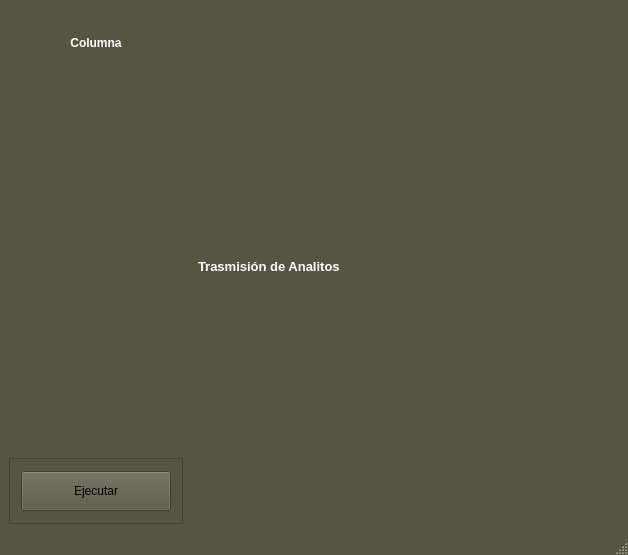
<?xml version="1.0" encoding="UTF-8"?>
<ui version="4.0">
 <class>TrasmissionWindow</class>
 <widget class="QMainWindow" name="TrasmissionWindow">
  <property name="geometry">
   <rect>
    <x>0</x>
    <y>0</y>
    <width>628</width>
    <height>555</height>
   </rect>
  </property>
  <property name="palette">
   <palette>
    <active>
     <colorrole role="WindowText">
      <brush brushstyle="SolidPattern">
       <color alpha="255">
        <red>255</red>
        <green>255</green>
        <blue>255</blue>
       </color>
      </brush>
     </colorrole>
     <colorrole role="Button">
      <brush brushstyle="SolidPattern">
       <color alpha="255">
        <red>85</red>
        <green>85</green>
        <blue>65</blue>
       </color>
      </brush>
     </colorrole>
     <colorrole role="Light">
      <brush brushstyle="SolidPattern">
       <color alpha="255">
        <red>127</red>
        <green>127</green>
        <blue>97</blue>
       </color>
      </brush>
     </colorrole>
     <colorrole role="Midlight">
      <brush brushstyle="SolidPattern">
       <color alpha="255">
        <red>106</red>
        <green>106</green>
        <blue>81</blue>
       </color>
      </brush>
     </colorrole>
     <colorrole role="Dark">
      <brush brushstyle="SolidPattern">
       <color alpha="255">
        <red>42</red>
        <green>42</green>
        <blue>32</blue>
       </color>
      </brush>
     </colorrole>
     <colorrole role="Mid">
      <brush brushstyle="SolidPattern">
       <color alpha="255">
        <red>56</red>
        <green>56</green>
        <blue>43</blue>
       </color>
      </brush>
     </colorrole>
     <colorrole role="Text">
      <brush brushstyle="SolidPattern">
       <color alpha="255">
        <red>255</red>
        <green>255</green>
        <blue>255</blue>
       </color>
      </brush>
     </colorrole>
     <colorrole role="BrightText">
      <brush brushstyle="SolidPattern">
       <color alpha="255">
        <red>255</red>
        <green>255</green>
        <blue>255</blue>
       </color>
      </brush>
     </colorrole>
     <colorrole role="ButtonText">
      <brush brushstyle="SolidPattern">
       <color alpha="255">
        <red>255</red>
        <green>255</green>
        <blue>255</blue>
       </color>
      </brush>
     </colorrole>
     <colorrole role="Base">
      <brush brushstyle="SolidPattern">
       <color alpha="255">
        <red>0</red>
        <green>0</green>
        <blue>0</blue>
       </color>
      </brush>
     </colorrole>
     <colorrole role="Window">
      <brush brushstyle="SolidPattern">
       <color alpha="255">
        <red>85</red>
        <green>85</green>
        <blue>65</blue>
       </color>
      </brush>
     </colorrole>
     <colorrole role="Shadow">
      <brush brushstyle="SolidPattern">
       <color alpha="255">
        <red>0</red>
        <green>0</green>
        <blue>0</blue>
       </color>
      </brush>
     </colorrole>
     <colorrole role="AlternateBase">
      <brush brushstyle="SolidPattern">
       <color alpha="255">
        <red>42</red>
        <green>42</green>
        <blue>32</blue>
       </color>
      </brush>
     </colorrole>
     <colorrole role="ToolTipBase">
      <brush brushstyle="SolidPattern">
       <color alpha="255">
        <red>255</red>
        <green>255</green>
        <blue>220</blue>
       </color>
      </brush>
     </colorrole>
     <colorrole role="ToolTipText">
      <brush brushstyle="SolidPattern">
       <color alpha="255">
        <red>0</red>
        <green>0</green>
        <blue>0</blue>
       </color>
      </brush>
     </colorrole>
    </active>
    <inactive>
     <colorrole role="WindowText">
      <brush brushstyle="SolidPattern">
       <color alpha="255">
        <red>255</red>
        <green>255</green>
        <blue>255</blue>
       </color>
      </brush>
     </colorrole>
     <colorrole role="Button">
      <brush brushstyle="SolidPattern">
       <color alpha="255">
        <red>85</red>
        <green>85</green>
        <blue>65</blue>
       </color>
      </brush>
     </colorrole>
     <colorrole role="Light">
      <brush brushstyle="SolidPattern">
       <color alpha="255">
        <red>127</red>
        <green>127</green>
        <blue>97</blue>
       </color>
      </brush>
     </colorrole>
     <colorrole role="Midlight">
      <brush brushstyle="SolidPattern">
       <color alpha="255">
        <red>106</red>
        <green>106</green>
        <blue>81</blue>
       </color>
      </brush>
     </colorrole>
     <colorrole role="Dark">
      <brush brushstyle="SolidPattern">
       <color alpha="255">
        <red>42</red>
        <green>42</green>
        <blue>32</blue>
       </color>
      </brush>
     </colorrole>
     <colorrole role="Mid">
      <brush brushstyle="SolidPattern">
       <color alpha="255">
        <red>56</red>
        <green>56</green>
        <blue>43</blue>
       </color>
      </brush>
     </colorrole>
     <colorrole role="Text">
      <brush brushstyle="SolidPattern">
       <color alpha="255">
        <red>255</red>
        <green>255</green>
        <blue>255</blue>
       </color>
      </brush>
     </colorrole>
     <colorrole role="BrightText">
      <brush brushstyle="SolidPattern">
       <color alpha="255">
        <red>255</red>
        <green>255</green>
        <blue>255</blue>
       </color>
      </brush>
     </colorrole>
     <colorrole role="ButtonText">
      <brush brushstyle="SolidPattern">
       <color alpha="255">
        <red>255</red>
        <green>255</green>
        <blue>255</blue>
       </color>
      </brush>
     </colorrole>
     <colorrole role="Base">
      <brush brushstyle="SolidPattern">
       <color alpha="255">
        <red>0</red>
        <green>0</green>
        <blue>0</blue>
       </color>
      </brush>
     </colorrole>
     <colorrole role="Window">
      <brush brushstyle="SolidPattern">
       <color alpha="255">
        <red>85</red>
        <green>85</green>
        <blue>65</blue>
       </color>
      </brush>
     </colorrole>
     <colorrole role="Shadow">
      <brush brushstyle="SolidPattern">
       <color alpha="255">
        <red>0</red>
        <green>0</green>
        <blue>0</blue>
       </color>
      </brush>
     </colorrole>
     <colorrole role="AlternateBase">
      <brush brushstyle="SolidPattern">
       <color alpha="255">
        <red>42</red>
        <green>42</green>
        <blue>32</blue>
       </color>
      </brush>
     </colorrole>
     <colorrole role="ToolTipBase">
      <brush brushstyle="SolidPattern">
       <color alpha="255">
        <red>255</red>
        <green>255</green>
        <blue>220</blue>
       </color>
      </brush>
     </colorrole>
     <colorrole role="ToolTipText">
      <brush brushstyle="SolidPattern">
       <color alpha="255">
        <red>0</red>
        <green>0</green>
        <blue>0</blue>
       </color>
      </brush>
     </colorrole>
    </inactive>
    <disabled>
     <colorrole role="WindowText">
      <brush brushstyle="SolidPattern">
       <color alpha="255">
        <red>42</red>
        <green>42</green>
        <blue>32</blue>
       </color>
      </brush>
     </colorrole>
     <colorrole role="Button">
      <brush brushstyle="SolidPattern">
       <color alpha="255">
        <red>85</red>
        <green>85</green>
        <blue>65</blue>
       </color>
      </brush>
     </colorrole>
     <colorrole role="Light">
      <brush brushstyle="SolidPattern">
       <color alpha="255">
        <red>127</red>
        <green>127</green>
        <blue>97</blue>
       </color>
      </brush>
     </colorrole>
     <colorrole role="Midlight">
      <brush brushstyle="SolidPattern">
       <color alpha="255">
        <red>106</red>
        <green>106</green>
        <blue>81</blue>
       </color>
      </brush>
     </colorrole>
     <colorrole role="Dark">
      <brush brushstyle="SolidPattern">
       <color alpha="255">
        <red>42</red>
        <green>42</green>
        <blue>32</blue>
       </color>
      </brush>
     </colorrole>
     <colorrole role="Mid">
      <brush brushstyle="SolidPattern">
       <color alpha="255">
        <red>56</red>
        <green>56</green>
        <blue>43</blue>
       </color>
      </brush>
     </colorrole>
     <colorrole role="Text">
      <brush brushstyle="SolidPattern">
       <color alpha="255">
        <red>42</red>
        <green>42</green>
        <blue>32</blue>
       </color>
      </brush>
     </colorrole>
     <colorrole role="BrightText">
      <brush brushstyle="SolidPattern">
       <color alpha="255">
        <red>255</red>
        <green>255</green>
        <blue>255</blue>
       </color>
      </brush>
     </colorrole>
     <colorrole role="ButtonText">
      <brush brushstyle="SolidPattern">
       <color alpha="255">
        <red>42</red>
        <green>42</green>
        <blue>32</blue>
       </color>
      </brush>
     </colorrole>
     <colorrole role="Base">
      <brush brushstyle="SolidPattern">
       <color alpha="255">
        <red>85</red>
        <green>85</green>
        <blue>65</blue>
       </color>
      </brush>
     </colorrole>
     <colorrole role="Window">
      <brush brushstyle="SolidPattern">
       <color alpha="255">
        <red>85</red>
        <green>85</green>
        <blue>65</blue>
       </color>
      </brush>
     </colorrole>
     <colorrole role="Shadow">
      <brush brushstyle="SolidPattern">
       <color alpha="255">
        <red>0</red>
        <green>0</green>
        <blue>0</blue>
       </color>
      </brush>
     </colorrole>
     <colorrole role="AlternateBase">
      <brush brushstyle="SolidPattern">
       <color alpha="255">
        <red>85</red>
        <green>85</green>
        <blue>65</blue>
       </color>
      </brush>
     </colorrole>
     <colorrole role="ToolTipBase">
      <brush brushstyle="SolidPattern">
       <color alpha="255">
        <red>255</red>
        <green>255</green>
        <blue>220</blue>
       </color>
      </brush>
     </colorrole>
     <colorrole role="ToolTipText">
      <brush brushstyle="SolidPattern">
       <color alpha="255">
        <red>0</red>
        <green>0</green>
        <blue>0</blue>
       </color>
      </brush>
     </colorrole>
    </disabled>
   </palette>
  </property>
  <property name="windowTitle">
   <string>Trasmisión de Analitos</string>
  </property>
  <widget class="QWidget" name="centralwidget">
   <layout class="QGridLayout" name="gridLayout_2">
    <item row="0" column="0">
     <layout class="QHBoxLayout" name="horizontalLayout">
      <item>
       <layout class="QVBoxLayout" name="verticalLayout_3">
        <item>
         <widget class="QLabel" name="label_2">
          <property name="font">
           <font>
            <pointsize>9</pointsize>
            <weight>75</weight>
            <bold>true</bold>
           </font>
          </property>
          <property name="text">
           <string>Columna</string>
          </property>
          <property name="alignment">
           <set>Qt::AlignCenter</set>
          </property>
         </widget>
        </item>
        <item>
         <widget class="QWidget" name="wid_column" native="true">
          <property name="minimumSize">
           <size>
            <width>121</width>
            <height>370</height>
           </size>
          </property>
         </widget>
        </item>
        <item>
         <widget class="QFrame" name="frame">
          <property name="frameShape">
           <enum>QFrame::StyledPanel</enum>
          </property>
          <property name="frameShadow">
           <enum>QFrame::Raised</enum>
          </property>
          <layout class="QGridLayout" name="gridLayout">
           <item row="0" column="0">
            <widget class="QPushButton" name="pb_exec">
             <property name="sizePolicy">
              <sizepolicy hsizetype="Fixed" vsizetype="Fixed">
               <horstretch>0</horstretch>
               <verstretch>0</verstretch>
              </sizepolicy>
             </property>
             <property name="minimumSize">
              <size>
               <width>150</width>
               <height>40</height>
              </size>
             </property>
             <property name="palette">
              <palette>
               <active>
                <colorrole role="ButtonText">
                 <brush brushstyle="SolidPattern">
                  <color alpha="255">
                   <red>0</red>
                   <green>0</green>
                   <blue>0</blue>
                  </color>
                 </brush>
                </colorrole>
               </active>
               <inactive>
                <colorrole role="ButtonText">
                 <brush brushstyle="SolidPattern">
                  <color alpha="255">
                   <red>0</red>
                   <green>0</green>
                   <blue>0</blue>
                  </color>
                 </brush>
                </colorrole>
               </inactive>
               <disabled>
                <colorrole role="ButtonText">
                 <brush brushstyle="SolidPattern">
                  <color alpha="255">
                   <red>42</red>
                   <green>42</green>
                   <blue>32</blue>
                  </color>
                 </brush>
                </colorrole>
               </disabled>
              </palette>
             </property>
             <property name="text">
              <string>Ejecutar</string>
             </property>
            </widget>
           </item>
          </layout>
         </widget>
        </item>
       </layout>
      </item>
      <item>
       <widget class="QWidget" name="mplwindow" native="true">
        <property name="minimumSize">
         <size>
          <width>430</width>
          <height>480</height>
         </size>
        </property>
        <layout class="QVBoxLayout" name="verticalLayout_2">
         <item>
          <widget class="QLabel" name="lb_Trasm">
           <property name="palette">
            <palette>
             <active>
              <colorrole role="WindowText">
               <brush brushstyle="SolidPattern">
                <color alpha="255">
                 <red>255</red>
                 <green>255</green>
                 <blue>255</blue>
                </color>
               </brush>
              </colorrole>
              <colorrole role="Button">
               <brush brushstyle="SolidPattern">
                <color alpha="255">
                 <red>85</red>
                 <green>85</green>
                 <blue>65</blue>
                </color>
               </brush>
              </colorrole>
              <colorrole role="Light">
               <brush brushstyle="SolidPattern">
                <color alpha="255">
                 <red>127</red>
                 <green>127</green>
                 <blue>97</blue>
                </color>
               </brush>
              </colorrole>
              <colorrole role="Midlight">
               <brush brushstyle="SolidPattern">
                <color alpha="255">
                 <red>106</red>
                 <green>106</green>
                 <blue>81</blue>
                </color>
               </brush>
              </colorrole>
              <colorrole role="Dark">
               <brush brushstyle="SolidPattern">
                <color alpha="255">
                 <red>42</red>
                 <green>42</green>
                 <blue>32</blue>
                </color>
               </brush>
              </colorrole>
              <colorrole role="Mid">
               <brush brushstyle="SolidPattern">
                <color alpha="255">
                 <red>56</red>
                 <green>56</green>
                 <blue>43</blue>
                </color>
               </brush>
              </colorrole>
              <colorrole role="Text">
               <brush brushstyle="SolidPattern">
                <color alpha="255">
                 <red>255</red>
                 <green>255</green>
                 <blue>255</blue>
                </color>
               </brush>
              </colorrole>
              <colorrole role="BrightText">
               <brush brushstyle="SolidPattern">
                <color alpha="255">
                 <red>255</red>
                 <green>255</green>
                 <blue>255</blue>
                </color>
               </brush>
              </colorrole>
              <colorrole role="ButtonText">
               <brush brushstyle="SolidPattern">
                <color alpha="255">
                 <red>255</red>
                 <green>255</green>
                 <blue>255</blue>
                </color>
               </brush>
              </colorrole>
              <colorrole role="Base">
               <brush brushstyle="SolidPattern">
                <color alpha="255">
                 <red>0</red>
                 <green>0</green>
                 <blue>0</blue>
                </color>
               </brush>
              </colorrole>
              <colorrole role="Window">
               <brush brushstyle="SolidPattern">
                <color alpha="255">
                 <red>85</red>
                 <green>85</green>
                 <blue>65</blue>
                </color>
               </brush>
              </colorrole>
              <colorrole role="Shadow">
               <brush brushstyle="SolidPattern">
                <color alpha="255">
                 <red>0</red>
                 <green>0</green>
                 <blue>0</blue>
                </color>
               </brush>
              </colorrole>
              <colorrole role="AlternateBase">
               <brush brushstyle="SolidPattern">
                <color alpha="255">
                 <red>42</red>
                 <green>42</green>
                 <blue>32</blue>
                </color>
               </brush>
              </colorrole>
              <colorrole role="ToolTipBase">
               <brush brushstyle="SolidPattern">
                <color alpha="255">
                 <red>255</red>
                 <green>255</green>
                 <blue>220</blue>
                </color>
               </brush>
              </colorrole>
              <colorrole role="ToolTipText">
               <brush brushstyle="SolidPattern">
                <color alpha="255">
                 <red>0</red>
                 <green>0</green>
                 <blue>0</blue>
                </color>
               </brush>
              </colorrole>
             </active>
             <inactive>
              <colorrole role="WindowText">
               <brush brushstyle="SolidPattern">
                <color alpha="255">
                 <red>255</red>
                 <green>255</green>
                 <blue>255</blue>
                </color>
               </brush>
              </colorrole>
              <colorrole role="Button">
               <brush brushstyle="SolidPattern">
                <color alpha="255">
                 <red>85</red>
                 <green>85</green>
                 <blue>65</blue>
                </color>
               </brush>
              </colorrole>
              <colorrole role="Light">
               <brush brushstyle="SolidPattern">
                <color alpha="255">
                 <red>127</red>
                 <green>127</green>
                 <blue>97</blue>
                </color>
               </brush>
              </colorrole>
              <colorrole role="Midlight">
               <brush brushstyle="SolidPattern">
                <color alpha="255">
                 <red>106</red>
                 <green>106</green>
                 <blue>81</blue>
                </color>
               </brush>
              </colorrole>
              <colorrole role="Dark">
               <brush brushstyle="SolidPattern">
                <color alpha="255">
                 <red>42</red>
                 <green>42</green>
                 <blue>32</blue>
                </color>
               </brush>
              </colorrole>
              <colorrole role="Mid">
               <brush brushstyle="SolidPattern">
                <color alpha="255">
                 <red>56</red>
                 <green>56</green>
                 <blue>43</blue>
                </color>
               </brush>
              </colorrole>
              <colorrole role="Text">
               <brush brushstyle="SolidPattern">
                <color alpha="255">
                 <red>255</red>
                 <green>255</green>
                 <blue>255</blue>
                </color>
               </brush>
              </colorrole>
              <colorrole role="BrightText">
               <brush brushstyle="SolidPattern">
                <color alpha="255">
                 <red>255</red>
                 <green>255</green>
                 <blue>255</blue>
                </color>
               </brush>
              </colorrole>
              <colorrole role="ButtonText">
               <brush brushstyle="SolidPattern">
                <color alpha="255">
                 <red>255</red>
                 <green>255</green>
                 <blue>255</blue>
                </color>
               </brush>
              </colorrole>
              <colorrole role="Base">
               <brush brushstyle="SolidPattern">
                <color alpha="255">
                 <red>0</red>
                 <green>0</green>
                 <blue>0</blue>
                </color>
               </brush>
              </colorrole>
              <colorrole role="Window">
               <brush brushstyle="SolidPattern">
                <color alpha="255">
                 <red>85</red>
                 <green>85</green>
                 <blue>65</blue>
                </color>
               </brush>
              </colorrole>
              <colorrole role="Shadow">
               <brush brushstyle="SolidPattern">
                <color alpha="255">
                 <red>0</red>
                 <green>0</green>
                 <blue>0</blue>
                </color>
               </brush>
              </colorrole>
              <colorrole role="AlternateBase">
               <brush brushstyle="SolidPattern">
                <color alpha="255">
                 <red>42</red>
                 <green>42</green>
                 <blue>32</blue>
                </color>
               </brush>
              </colorrole>
              <colorrole role="ToolTipBase">
               <brush brushstyle="SolidPattern">
                <color alpha="255">
                 <red>255</red>
                 <green>255</green>
                 <blue>220</blue>
                </color>
               </brush>
              </colorrole>
              <colorrole role="ToolTipText">
               <brush brushstyle="SolidPattern">
                <color alpha="255">
                 <red>0</red>
                 <green>0</green>
                 <blue>0</blue>
                </color>
               </brush>
              </colorrole>
             </inactive>
             <disabled>
              <colorrole role="WindowText">
               <brush brushstyle="SolidPattern">
                <color alpha="255">
                 <red>42</red>
                 <green>42</green>
                 <blue>32</blue>
                </color>
               </brush>
              </colorrole>
              <colorrole role="Button">
               <brush brushstyle="SolidPattern">
                <color alpha="255">
                 <red>85</red>
                 <green>85</green>
                 <blue>65</blue>
                </color>
               </brush>
              </colorrole>
              <colorrole role="Light">
               <brush brushstyle="SolidPattern">
                <color alpha="255">
                 <red>127</red>
                 <green>127</green>
                 <blue>97</blue>
                </color>
               </brush>
              </colorrole>
              <colorrole role="Midlight">
               <brush brushstyle="SolidPattern">
                <color alpha="255">
                 <red>106</red>
                 <green>106</green>
                 <blue>81</blue>
                </color>
               </brush>
              </colorrole>
              <colorrole role="Dark">
               <brush brushstyle="SolidPattern">
                <color alpha="255">
                 <red>42</red>
                 <green>42</green>
                 <blue>32</blue>
                </color>
               </brush>
              </colorrole>
              <colorrole role="Mid">
               <brush brushstyle="SolidPattern">
                <color alpha="255">
                 <red>56</red>
                 <green>56</green>
                 <blue>43</blue>
                </color>
               </brush>
              </colorrole>
              <colorrole role="Text">
               <brush brushstyle="SolidPattern">
                <color alpha="255">
                 <red>42</red>
                 <green>42</green>
                 <blue>32</blue>
                </color>
               </brush>
              </colorrole>
              <colorrole role="BrightText">
               <brush brushstyle="SolidPattern">
                <color alpha="255">
                 <red>255</red>
                 <green>255</green>
                 <blue>255</blue>
                </color>
               </brush>
              </colorrole>
              <colorrole role="ButtonText">
               <brush brushstyle="SolidPattern">
                <color alpha="255">
                 <red>42</red>
                 <green>42</green>
                 <blue>32</blue>
                </color>
               </brush>
              </colorrole>
              <colorrole role="Base">
               <brush brushstyle="SolidPattern">
                <color alpha="255">
                 <red>85</red>
                 <green>85</green>
                 <blue>65</blue>
                </color>
               </brush>
              </colorrole>
              <colorrole role="Window">
               <brush brushstyle="SolidPattern">
                <color alpha="255">
                 <red>85</red>
                 <green>85</green>
                 <blue>65</blue>
                </color>
               </brush>
              </colorrole>
              <colorrole role="Shadow">
               <brush brushstyle="SolidPattern">
                <color alpha="255">
                 <red>0</red>
                 <green>0</green>
                 <blue>0</blue>
                </color>
               </brush>
              </colorrole>
              <colorrole role="AlternateBase">
               <brush brushstyle="SolidPattern">
                <color alpha="255">
                 <red>85</red>
                 <green>85</green>
                 <blue>65</blue>
                </color>
               </brush>
              </colorrole>
              <colorrole role="ToolTipBase">
               <brush brushstyle="SolidPattern">
                <color alpha="255">
                 <red>255</red>
                 <green>255</green>
                 <blue>220</blue>
                </color>
               </brush>
              </colorrole>
              <colorrole role="ToolTipText">
               <brush brushstyle="SolidPattern">
                <color alpha="255">
                 <red>0</red>
                 <green>0</green>
                 <blue>0</blue>
                </color>
               </brush>
              </colorrole>
             </disabled>
            </palette>
           </property>
           <property name="font">
            <font>
             <pointsize>10</pointsize>
             <weight>75</weight>
             <bold>true</bold>
            </font>
           </property>
           <property name="text">
            <string>Trasmisión de Analitos</string>
           </property>
          </widget>
         </item>
        </layout>
       </widget>
      </item>
     </layout>
    </item>
   </layout>
  </widget>
  <widget class="QMenuBar" name="menubar">
   <property name="geometry">
    <rect>
     <x>0</x>
     <y>0</y>
     <width>628</width>
     <height>21</height>
    </rect>
   </property>
  </widget>
  <widget class="QStatusBar" name="statusbar"/>
 </widget>
 <resources/>
 <connections/>
</ui>
